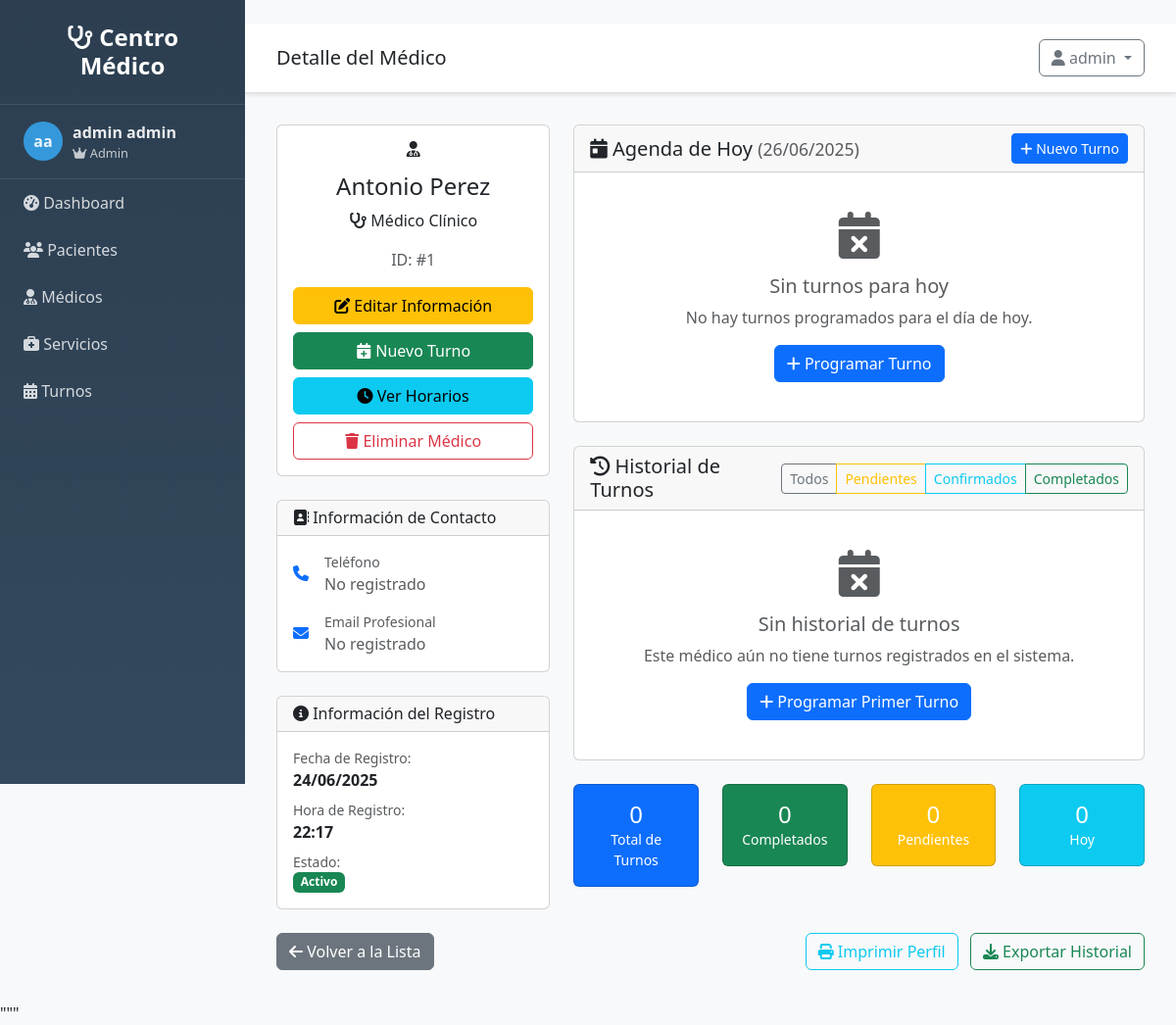
Page /profesionales/1 (signed in) on the earlier database version.
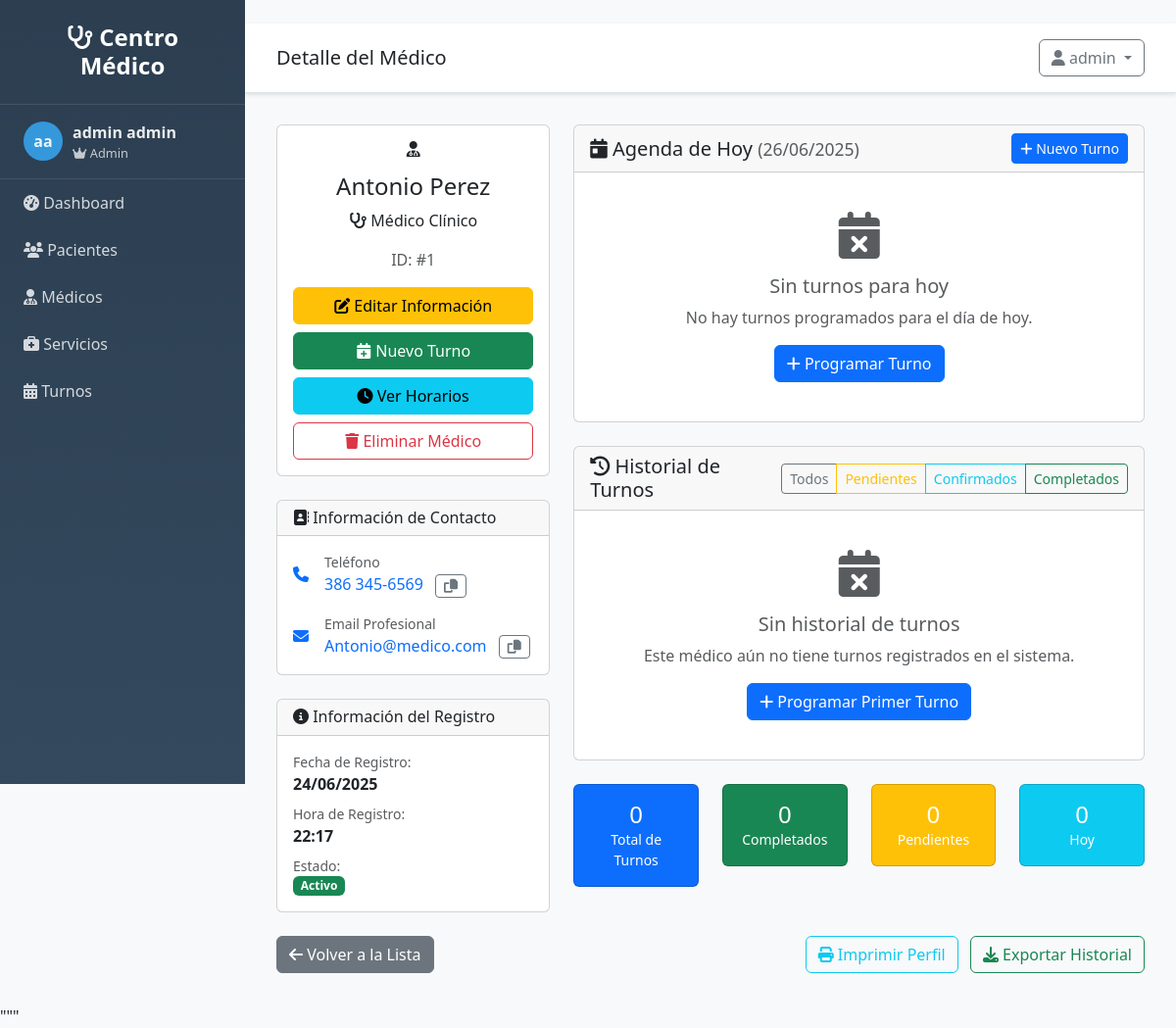
Same page on the later database version.
### src/models/profesional.py (models this page shows, shortened)
class Profesional(db.Model):
    __tablename__ = 'profesionales'
    id = db.Column(db.Integer, primary_key=True)
    nombre = db.Column(db.String(100), nullable=False)
    apellido = db.Column(db.String(100), nullable=False)
    telefono = db.Column(db.String(20), nullable=True)
    email = db.Column(db.String(120), nullable=True)
    especialidad = db.Column(db.String(100), nullable=True)
    activo = db.Column(db.Boolean, default=True)
    fecha_creacion = db.Column(db.DateTime, default=datetime.utcnow)
    turnos = db.relationship('Turno', backref='profesional', lazy=True)
    @property
    def nombre_completo(self):
        return f"{self.nombre} {self.apellido}"

### src/routes/profesionales.py (the view)
@profesionales_bp.route('/<int:id>')
@login_required
def detalle(id):
    profesional = ProfesionalService.get_profesional_by_id(id)
    if not profesional:
        flash('Profesional no encontrado', 'error')
        return redirect(url_for('profesionales.listar'))
    return render_template('profesionales/detalle.html', profesional=profesional)

### src/app.py (called while the page is built)
def create_app(config=None):
    app = Flask(__name__,
                template_folder='../templates',
                static_folder='../static')
    if config:
        app.config.update(config)
    else:
        app.config.from_object(Config)
    init_db(app)
    init_auth(app)
    @app.context_processor
    def inject_user():
        from flask_login import current_user
        return dict(
            current_user=current_user,
            today=date.today(),
            now=datetime.now()
        )
    register_blueprints(app)
    register_template_filters(app)
    register_error_handlers(app)
    @app.route('/')
    def root():
        if current_user.is_authenticated:
            return redirect(url_for('main.index'))
        return redirect(url_for('auth.login'))
    return app

### src/auth.py (called while the page is built)
@login_manager.user_loader
def load_user(user_id):
    try:
        from src.models.usuario import Usuario
        return Usuario.query.get(int(user_id))
    except:
        return None

### src/models/usuario.py (called while the page is built)
    @property
    def nombre_completo(self):
        return f"{self.nombre} {self.apellido}"

    def is_admin(self):
        return self.rol == 'admin'

### templates/profesionales/detalle.html (shortened to what the changed rows need)
{% extends "base.html" %}
{% block content %}
<div class="row">
    <div class="col-md-4">
        <div class="card">
            <div class="card-body text-center">
                <div class="doctor-avatar-large mb-3">
                    <i class="fas fa-user-md"></i>
                </div>
                <h4 class="card-title">{{ profesional.nombre_completo }}</h4>
                {% if profesional.especialidad %}
                    <div class="specialty-badge-large mb-3">
                        <i class="fas fa-stethoscope"></i>
                        {{ profesional.especialidad }}
                    </div>
                {% endif %}
                <p class="text-muted mb-3">ID: #{{ profesional.id }}</p>
                <div class="d-grid gap-2">
                    <a href="{{ url_for('profesionales.editar', id=profesional.id) }}" class="btn btn-warning">
                    </a>
                    <a href="{{ url_for('turnos.nuevo') }}?profesional_id={{ profesional.id }}" class="btn btn-success">
                    </a>
                    <a href="{{ url_for('profesionales.horarios', id=profesional.id) }}" class="btn btn-info">
                    </a>
                    <button class="btn btn-outline-danger" onclick="eliminarProfesional({{ profesional.id }}, '{{ profesional.nombre_completo }}')">
                    </button>
                </div>
            </div>
        </div>
        <div class="card mt-4">
            <div class="card-body">
                <div class="contact-item mb-3">
                    <div class="d-flex align-items-center">
                        <div>
                            <small class="text-muted">Teléfono</small><br>
                            {% if profesional.telefono %}
                                <a href="tel:{{ profesional.telefono }}" class="text-decoration-none">
                                    {{ profesional.telefono|telefono }}
                                </a>
                                <button class="btn btn-sm btn-outline-secondary ms-2" onclick="copiarTexto('{{ profesional.telefono }}')">
                                    <i class="fas fa-copy"></i>
                                </button>
                            {% else %}
                                <span class="text-muted">No registrado</span>
                            {% endif %}
                        </div>
                    </div>
                </div>
                <div class="contact-item">
                    <div class="d-flex align-items-center">
                        <div>
                            <small class="text-muted">Email Profesional</small><br>
                            {% if profesional.email %}
                                <a href="mailto:{{ profesional.email }}" class="text-decoration-none">
                                    {{ profesional.email }}
                                </a>
                                <button class="btn btn-sm btn-outline-secondary ms-2" onclick="copiarTexto('{{ profesional.email }}')">
                                    <i class="fas fa-copy"></i>
                                </button>
                            {% else %}
                                <span class="text-muted">No registrado</span>
                            {% endif %}
                        </div>
                    </div>
                </div>
            </div>
        </div>
        <div class="card mt-4">
            <div class="card-body">
                <div class="mb-2">
                    <small class="text-muted">Fecha de Registro:</small><br>
                    <strong>{{ profesional.fecha_creacion.strftime('%d/%m/%Y') if profesional.fecha_creacion else 'No disponible' }}</strong>
                </div>
                <div class="mb-2">
                    <small class="text-muted">Hora de Registro:</small><br>
                    <strong>{{ profesional.fecha_creacion.strftime('%H:%M') if profesional.fecha_creacion else 'No disponible' }}</strong>
                </div>
            </div>
        </div>
    </div>
                {% set turnos_hoy = profesional.turnos|selectattr('fecha', 'equalto', today)|list if today else [] %}
</div>
{% endblock %}

Differences in the rows shown:
changed Profesional "Antonio Perez": telefono empty → "38 6345-6569" (drawn); telefono|telefono (not shown) → "386 345-6569"; email (not shown) → "Antonio@medico.com"
Other differences:
text no longer shown: "No registrado No registrado"
